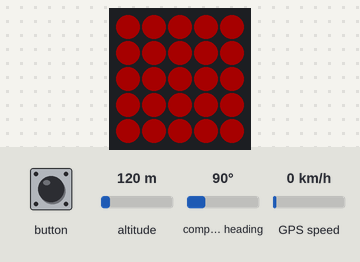
Simulated run of this sketch. Board: ESP32. Shown: 5×5 RGB LED matrix (first LED top left, wired row by row). The test bench sets the inputs (shaded band); at power-on: altitude 120 m, compass heading 90°, GPS speed 0 km/h. Dim RGB values are drawn brighter than linear; WiFi joins after 1.5 s; servers stay silent unless stated; network time is answered at once with the bench clock; the local clock reads 2024-03-15 10:24:30 at power-on unless the sketch sets it; storage starts empty; the GPS gets a fix after 3 s at 37.7749, -122.4194 with 8 satellites; nothing arrives over Bluetooth unless stated; what the sketch prints to the serial monitor is not drawn.

Above: at 3.2 s.
3.3 s: button pressed for 1 s
At 5.2 s:
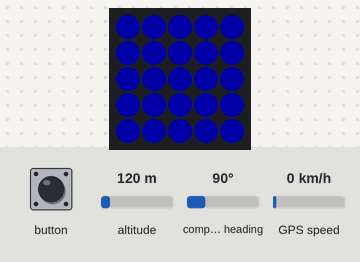
5.8 s: button pressed for 3.2 s
At 6.7 s:
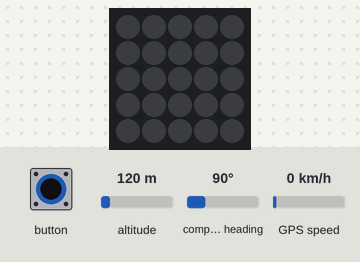
Timing chart, 0 to 8.8 s (numbered marks = the images above; inputs shaded):
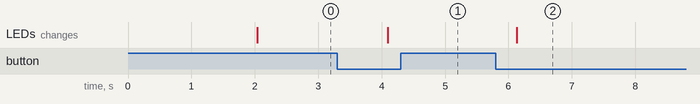

The sketch:

AtomLiteGPS.ino
```cpp
#include <M5Atom.h>
#include <TinyGPS++.h>
#include <WiFi.h>
#include <FS.h>
#include <SD.h>
#include <SPI.h>
#include <NTPClient.h>
#include <WiFiUdp.h>
#include <BluetoothSerial.h>

// Constants and Pins
#define GPS_TX_PIN 22
#define GPS_RX_PIN 21
#define BUTTON_PIN 39
#define SD_CS_PIN 4
#define DATA_PIN    23 // Example SPI data pin
#define CLOCK_PIN   18 // Example SPI clock pin

// Wi-Fi Credentials
const char* ssid = "your_SSID";
const char* password = "your_PASSWORD";

// GPS and Bluetooth
TinyGPSPlus gps;
BluetoothSerial SerialBT;

// Wi-Fi and NTP
WiFiUDP ntpUDP;
NTPClient timeClient(ntpUDP, "pool.ntp.org");

// States and Cities Data (Example)
struct City {
    String name;
    float latitude;
    float longitude;
};
City cities[] = {
    {"Sydney", -33.8688, 151.2093},
    {"Melbourne", -37.8136, 144.9631},
    {"Brisbane", -27.4698, 153.0251},
    {"Perth", -31.9505, 115.8605},
    {"Adelaide", -34.9285, 138.6007},
    {"Canberra", -35.2809, 149.1300},
    {"Hobart", -42.8821, 147.3272},
    {"Darwin", -12.4634, 130.8456},
    {"Auckland", -36.8485, 174.7633},
    {"Wellington", -41.2865, 174.7762},
    {"Christchurch", -43.5321, 172.6362}
};
const int numCities = sizeof(cities) / sizeof(cities[0]);

// Global Variables
bool loggingEnabled = false;
double lastLatitude = 0;
double lastLongitude = 0;
String currentFileName = "";

void setup() {
    M5.begin(true, false, true);  // Initialize M5Atom with the display and IMU disabled
    Serial.begin(115200);
    Serial2.begin(9600, SERIAL_8N1, GPS_TX_PIN, GPS_RX_PIN);

    pinMode(BUTTON_PIN, INPUT_PULLUP);

    // Initialize SD card
    if (!SD.begin(SD_CS_PIN)) {
        handleError();
        return;
    }

    // Initialize Wi-Fi
    connectWiFi();

    // Initialize Bluetooth
    SerialBT.begin("M5Stack");

    // Initialize NTP
    timeClient.begin();
    timeClient.setTimeOffset(36000); // Adjust for your timezone

    setLEDColor(255, 0, 0); // Red LED: Power on
}

void loop() {
    M5.update();

    // Handle button press to toggle logging
    if (M5.Btn.wasPressed()) {
        toggleLogging();
    }

    // Read GPS data
    while (Serial2.available() > 0) {
        gps.encode(Serial2.read());
        if (gps.location.isUpdated()) {
            double latitude = gps.location.lat();
            double longitude = gps.location.lng();
            double elevation = gps.altitude.meters();
            timeClient.update();
            String timeStamp = timeClient.getFormattedTime();

            if (checkMovement(latitude, longitude)) {
                logData(latitude, longitude, elevation, timeStamp);
            }
        }
    }

    delay(1000);
}

void connectWiFi() {
    WiFi.begin(ssid, password);
    while (WiFi.status() != WL_CONNECTED) {
        delay(1000);
        Serial.println("Connecting to WiFi...");
    }
    Serial.println("Connected to WiFi");
}

bool checkMovement(double latitude, double longitude) {
    double distance = TinyGPSPlus::distanceBetween(lastLatitude, lastLongitude, latitude, longitude);
    if (distance > 2) {
        lastLatitude = latitude;
        lastLongitude = longitude;
        return true;
    }
    return false;
}

void logData(double latitude, double longitude, double elevation, String timeStamp) {
    if (!loggingEnabled) return;

    String fileName = getNearestCity(latitude, longitude) + ".gpx";
    File file = SD.open("/" + fileName, FILE_APPEND);
    if (!file) {
        handleError();
        return;
    }

    file.printf("<trkpt lat=\"%f\" lon=\"%f\"><ele>%f</ele><time>%s</time></trkpt>\n", latitude, longitude, elevation, timeStamp.c_str());
    file.close();

    setLEDColor(0, 255, 0); // Green LED: Logging data
    delay(100);
    setLEDColor(0, 0, 0); // Turn off LED
}

String getNearestCity(double latitude, double longitude) {
    double minDistance = 1e12;
    String nearestCity = "";
    for (int i = 0; i < numCities; i++) {
        double distance = TinyGPSPlus::distanceBetween(latitude, longitude, cities[i].latitude, cities[i].longitude);
        if (distance < minDistance) {
            minDistance = distance;
            nearestCity = cities[i].name;
        }
    }
    return nearestCity;
}

void toggleLogging() {
    loggingEnabled = !loggingEnabled;
    if (loggingEnabled) {
        setLEDColor(0, 0, 255); // Blue LED: Logging enabled
    } else {
        setLEDColor(0, 0, 0); // Turn off LED
    }
}

void setLEDColor(uint8_t r, uint8_t g, uint8_t b) {
    M5.dis.fillpix(CRGB(r, g, b));
}

void handleError() {
    while (true) {
        setLEDColor(255, 0, 0); // Red LED: Error
        delay(500);
        setLEDColor(0, 0, 0); // Turn off LED
        delay(500);
    }
}
```

Measured:
- after the input at 3.3 s, the LEDs: change after 0.80 s (image 1)
- after the input at 5.8 s, the LEDs: change after 0.33 s (image 2)
